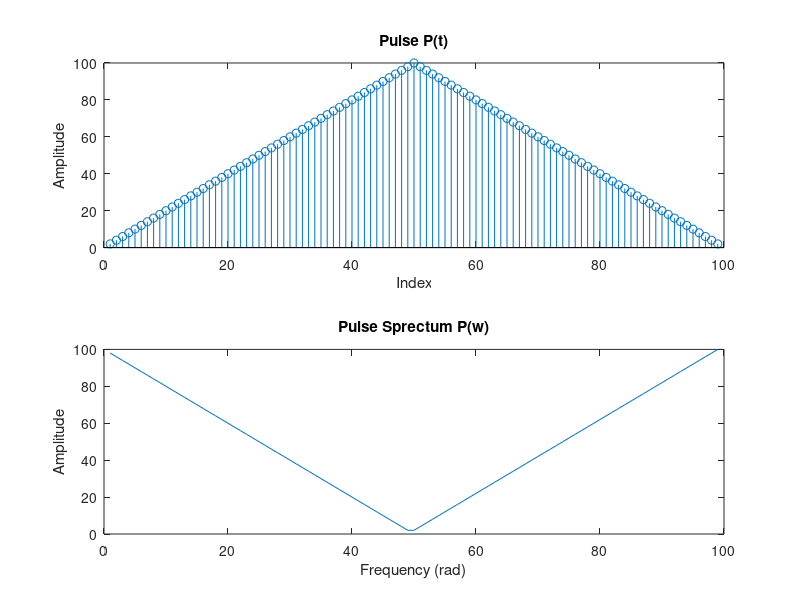
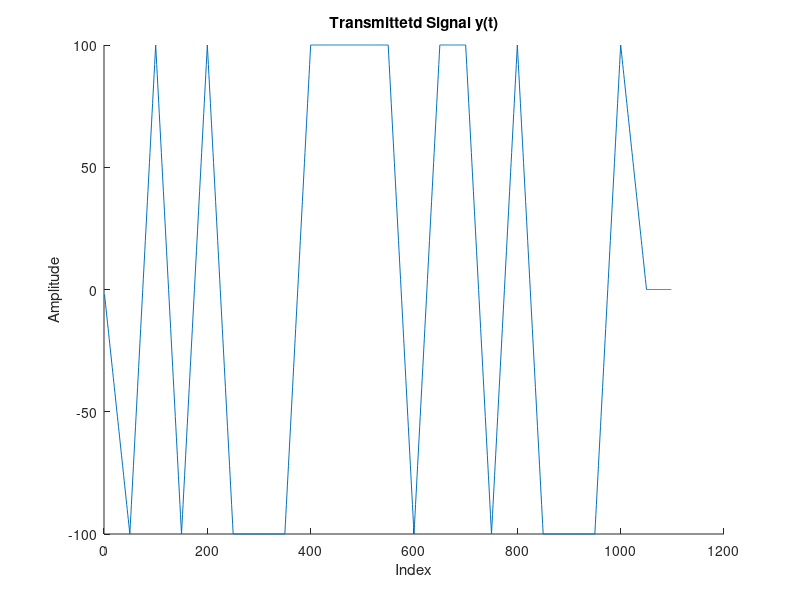

These charts were generated, in order, by the following MATLAB code:
%% Signals and Systems Matlab Homework #6
%% Introduction
% * Author:                   Will Burgess, 
% * Class:                    ESE 351
% * Date:                     Created 3/25/2024, Last Edited 2/2/2024
%% Housekeeping
close all
clear
clc
%% Part  1: Create Binary PAM System
%% Generate Input Signal and Add Noise Factor
Tp = 0.1; % Half pulse width
sample_period = Tp/50; % dt, pulse and recieve sample period
sample_freq = 1/sample_period; % Frequency of pulse and recieve signal 

bit_rate = 1/(Tp); %Fb, frequency of bits sent out
bit_period = 1/bit_rate; % Ts, Time between bits sent out

maxTime = Tp;
sampleTimes = 0:sample_period:maxTime;

x = round(rand(1,length(sampleTimes)));
x(x==0) = -1;
n = randn(1,length(x));

rect = ones(1,50);
pulse = 2 * conv(rect, rect);
pulse_fft = fftshift(pulse);

%figure, hold on
% subplot(3,1,1),stem(x);
% subplot(3,1,2),plot(n);
% subplot(3,1,3),plot(r); 
%stem(pulse);
%plot(mag2db(abs(pulse_fft)));
%hold off

N = 20;



xn = 2 * ((rand(1, N) > 0.5) - 0.5);
a = 0;
imp_train = zeros(1,N * sample_freq * bit_period);
for k = 1:length(imp_train)
    if mod(k - 1, sample_freq * bit_period) == 0
    a = a + 1;
    imp_train(k) = xn(a);
    else
    imp_train(k) = 0;    
    end
end

y = conv(imp_train,pulse);
% figure, subplot (2,1,1),plot(y)
% subplot(2,1,2),stem(xn)

sigma = 10;
noise = sigma * randn(1,length(y));
r = y + (noise * sigma);

%figure,plot(r)
%% Part f:  Create various outputs

% i, p(t), p(w)
figure, hold on
subplot(2,1,1);
stem(pulse)
ylabel('Amplitude')
xlabel('Index')
title('Pulse P(t)')

subplot(2,1,2)
plot(pulse_fft)
ylabel('Amplitude')
xlabel('Frequency (rad)')
title('Pulse Sprectum P(w)')
hold off

% ii, y(t)
figure, hold on
plot(y)
ylabel('Amplitude')
xlabel('Index')
title('Transmittetd Signal y(t)')

% iii, r(t)

%% Part 2: Performance Test
